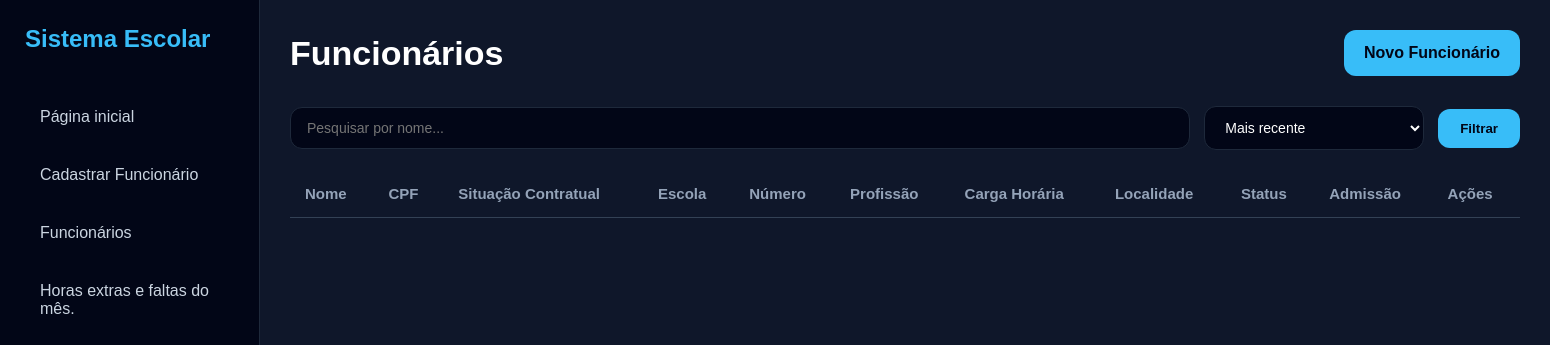
Before: /funcionarios/ (signed in) with the older database file.
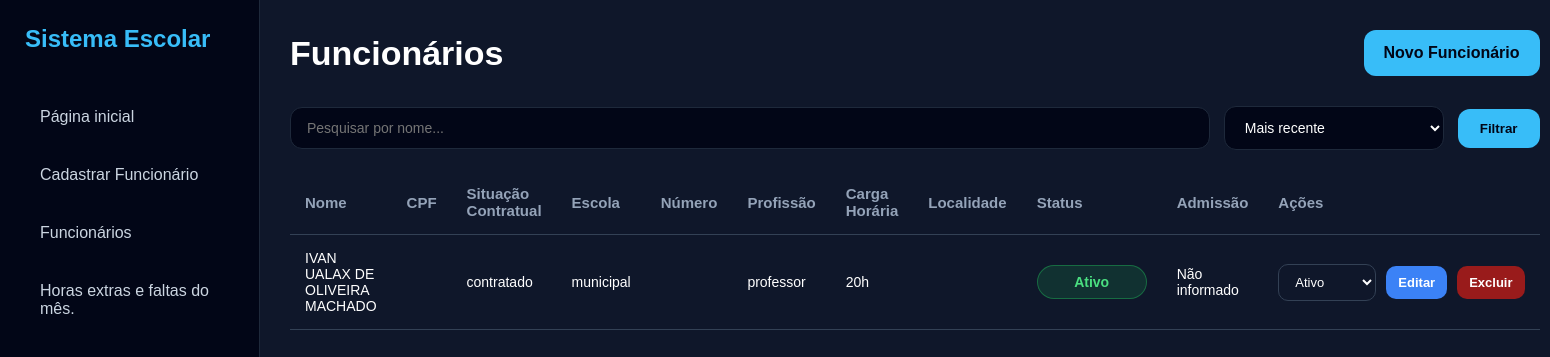
After: the same page with the newer database file.
### funcionarios/models.py (models this page shows, shortened)
class Funcionario(models.Model):
    STATUS = (
        ('ativo', 'Ativo'),
        ('inativo', 'Inativo'),
        ('demitido', 'Demitido'),
    )
    nome = models.CharField(max_length=150)
    situacao_contratual = models.CharField(
    max_length=100,
    blank=True,
    null=True
)
    cpf = models.CharField(max_length=14)
    numero = models.CharField(
        max_length=20,
        blank=True,
        null=True
    )
    localidade = models.CharField(
        max_length=150,
        blank=True,
        null=True
    )
    escola = models.CharField(max_length=150)
    cargo = models.ForeignKey(
        Cargo,
        on_delete=models.SET_NULL,
        null=True,
        blank=True
    )
    carga_horaria = models.IntegerField(default=0)
    status = models.CharField(
        max_length=20,
        choices=STATUS,
        default='ativo'
    )
    data_admissao = models.DateField(
        blank=True,
        null=True
    )
    criado_em = models.DateTimeField(auto_now_add=True)

class Cargo(models.Model):
    nome = models.CharField(
        max_length=100,
        unique=True
    )

### funcionarios/views.py (the view)
@login_required(login_url='/login/')
def funcionarios(request):
    busca = request.GET.get('busca')
    ordem = request.GET.get('ordem')
    funcionarios = Funcionario.objects.all()
    if busca:
        funcionarios = funcionarios.filter(
            nome__icontains=busca
        )
    if ordem == 'antigo':
        funcionarios = funcionarios.order_by('id')
    else:
        funcionarios = funcionarios.order_by('-id')
    nomes_duplicados = (
    Funcionario.objects
    .annotate(nome_limpo=Lower(Trim('nome')))
    .values('nome_limpo')
    .annotate(total=Count('id'))
    .filter(total__gt=1)
)
    return render(
        request,
        'funcionarios.html',
        {
            'funcionarios': funcionarios,
            'busca': busca,
            'ordem': ordem,
            'nomes_duplicados': nomes_duplicados,
        }
    )

### funcionarios/templates/funcionarios.html (shortened to what this page needs)
{% load static %}
<!DOCTYPE html>
<html lang="pt-br">
<head>
</head>
<body>
    <div class="sidebar">
        <div class="logo">
            Sistema Escolar
        </div>
        <a href="/">
            Página inicial
        </a>
        <a href="/funcionarios/cadastrar/">
            Cadastrar Funcionário
        </a>
        <a href="/funcionarios/">
            Funcionários
        </a>
        <a href="/horas-extras/">
            Horas extras e faltas do mês.
        </a>
    </div>
    <div class="content">
        <div class="topo">
            <h1>
                Funcionários
            </h1>
            <a href="/funcionarios/cadastrar/">
                Novo Funcionário
            </a>
        </div>
        <form method="GET" class="filtros">
            <input
                type="text"
                name="busca"
                placeholder="Pesquisar por nome..."
                value="{{ busca|default:'' }}"
            >
            <select name="ordem">
                <option
                    value="recente"
                    {% if ordem != 'antigo' %}selected{% endif %}
                >
                    Mais recente
                </option>
            </select>
            <button type="submit">
                Filtrar
            </button>
        </form>
            <div class="box">
            <table>
                <tr>
                    <th>Nome</th>
                    <th>CPF</th>
                    <th>Situação Contratual</th>
                    <th>Escola</th>
                    <th>Número</th>
                    <th>Profissão</th>
                    <th>Carga Horária</th>
                    <th>Localidade</th>
                    <th>Status</th>
                    <th>Admissão</th>
                    <th>Ações</th>
                </tr>
                {% for funcionario in funcionarios %}
                <tr>
                    <td>{{ funcionario.nome }}</td>
                    <td>{{ funcionario.cpf }}</td>
                    <td>
                        {{ funcionario.situacao_contratual|default:"Não informado" }}
                    </td>
                    <td>
                        {{ funcionario.escola|default:"Não informada" }}
                    </td>
                    <td>{{ funcionario.numero }}</td>
                    <td>
                        {% if funcionario.cargo %}
                            {{ funcionario.cargo.nome }}
                        {% else %}
                            Não informado
                        {% endif %}
                    </td>
                    <td>
                        {{ funcionario.carga_horaria }}h
                    </td>
                    <td>
                    </td>
                    <td>
                        {% if funcionario.status == 'ativo' %}
                            <span class="ativo">
                                Ativo
                            </span>
                        {% elif funcionario.status == 'inativo' %}
                            <span class="inativo">
                                Inativo
                            </span>
                        {% else %}
                            <span class="demitido">
                                Demitido
                            </span>
                        {% endif %}
                    </td>
                    <td>
                        {% if funcionario.data_admissao %}
                            {{ funcionario.data_admissao|date:"d/m/Y" }}
                        {% else %}
                            Não informado
                        {% endif %}
                    </td>
                    <td>
                        <div class="acoes">
                            <form
                                method="POST"
                                action="/funcionarios/status/{{ funcionario.id }}/"
                            >
                                <select
                                    name="status"
                                    class="status-select"
                                    onchange="this.form.submit()"
                                >
                                    <option
                                        value="ativo"
                                        {% if funcionario.status == 'ativo' %}selected{% endif %}
                                    >
                                        Ativo
                                    </option>
                                </select>
                            </form>
                            <a
                                href="/funcionarios/editar/{{ funcionario.id }}/"
                                class="btn-editar"
                            >
                                Editar
                            </a>
                            <a
                                href="#"
                                class="btn-excluir"
                                onclick="abrirModalExcluir('{{ funcionario.id }}', '{{ funcionario.nome }}')"
                            >
                                Excluir
                            </a>
                        </div>
                    </td>
                </tr>
                {% endfor %}
            </table>
        </div>
    </div>
</body>
</html>

### funcionarios/templates/funcionarios.html (style rules this page uses)
* { margin:0; padding:0; box-sizing:border-box; }
body { background:#0f172a; font-family:Arial; color:white; display:flex; min-height:100vh; }
.sidebar { width:260px; height:100vh; background:#020617; padding:25px; position:fixed; border-right:1px solid #1e293b; left:0; top:0; overflow-y:auto; }
.logo { font-size:24px; font-weight:bold; margin-bottom:40px; color:#38bdf8; }
.sidebar a { display:block; text-decoration:none; color:#cbd5e1; padding:15px; border-radius:12px; margin-bottom:10px; transition:0.3s; }
.content { margin-left:260px; width:100%; padding:30px; }
.topo { display:flex; justify-content:space-between; align-items:center; margin-bottom:30px; gap:15px; }
.topo h1 { font-size:34px; }
.topo a { background:#38bdf8; color:#020617; text-decoration:none; padding:14px 20px; border-radius:12px; font-weight:bold; transition:0.3s; }
.filtros { display:flex; gap:14px; margin-bottom:20px; align-items:center; }
.filtros input { flex:1; background:#020617; border:1px solid #1e293b; color:white; padding:12px 16px; border-radius:12px; outline:none; font-size:14px; }
.filtros select { width:220px; background:#020617; border:1px solid #1e293b; color:white; padding:12px 16px; border-radius:12px; outline:none; font-size:14px; }
.filtros button { background:#38bdf8; color:#020617; border:none; padding:12px 22px; border-radius:12px; font-weight:bold; cursor:pointer; transition:0.3s; }
table { width:100%; border-collapse:collapse; min-width:1200px; }
th { text-align:left; padding:15px; color:#94a3b8; border-bottom:1px solid #334155; font-size:15px; }
td { padding:15px; border-bottom:1px solid #334155; font-size:14px; }
.ativo, .inativo, .demitido { padding:8px 16px; border-radius:30px; font-weight:600; font-size:14px; display:inline-block; text-align:center; min-width:110px; border:1px solid transparent; }
.ativo { background:rgba(34,197,94,0.15); color:#4ade80; border-color:rgba(34,197,94,0.4); }
.acoes { display:flex; gap:10px; align-items:center; flex-wrap:nowrap; }
.status-select { background:#0f172a; border:1px solid #334155; color:white; padding:9px 12px; border-radius:10px; outline:none; font-size:13px; cursor:pointer; }
.btn-editar { background:#3b82f6; color:white; padding:9px 12px; border-radius:10px; text-decoration:none; font-size:13px; font-weight:600; transition:0.3s; }
.btn-excluir { background:#991b1b; color:white; padding:9px 12px; border-radius:10px; text-decoration:none; font-size:13px; font-weight:600; transition:0.3s; }

Changed rows visible on the page:
added Funcionario: nome "IVAN UALAX DE OLIVEIRA MACHADO", situacao_contratual "contratado", escola "municipal", cargo.nome "professor", carga_horaria "20", shows "Ativo", shows "Não informado", status "Ativo"
